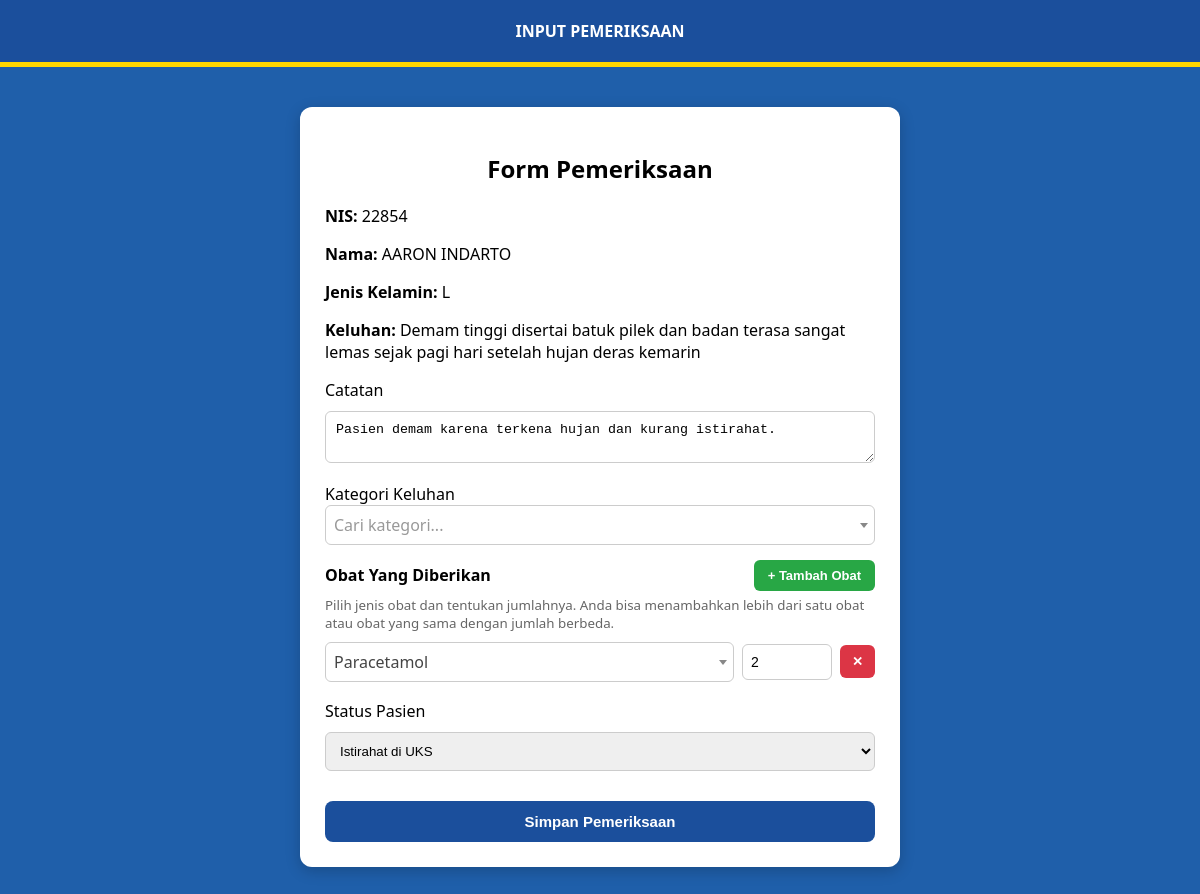
/admin/periksa.php?id=1, run on the app's committed database.
### tables this page shows
CREATE TABLE `t_siswa` (
  `NIS` char(15) NOT NULL,
  `NISN` char(25) DEFAULT NULL,
  `NIK` char(50) DEFAULT NULL,
  `NKK` char(50) DEFAULT NULL,
  `NAMA_SISWA` varchar(100) NOT NULL,
  `NAMA_PANGGILAN` varchar(50) DEFAULT NULL,
  `JENIS_KELAMIN` char(1) DEFAULT NULL COMMENT 'L / P',
  `TEMPAT_LAHIR` varchar(100) DEFAULT NULL,
  `TANGGAL_LAHIR` date DEFAULT NULL,
  `AGAMA` char(1) DEFAULT NULL,
  `KEWARGANEGARAAN` varchar(50) DEFAULT NULL,
  `ANAK_KE` char(2) DEFAULT NULL,
  `JML_SDR_KANDUNG` char(2) DEFAULT NULL,
  `JML_SDR_TIRI` char(2) DEFAULT NULL,
  `JML_SDR_ANGKAT` char(2) DEFAULT NULL,
  `STATUS_YATIM` char(2) DEFAULT NULL,
  `BAHASA` varchar(100) DEFAULT NULL,
  `ALAMAT_SISWA` text DEFAULT NULL,
  `NO_TELEPON` varchar(50) DEFAULT NULL,
  `TINGGAL` varbinary(100) DEFAULT NULL,
  `JARAK_TINGGAL` varchar(5) DEFAULT NULL,
  `WAKTU_TEMPUH` varchar(15) DEFAULT NULL,
  `GOL_DARAH` char(1) DEFAULT NULL,
  `RIWAYAT_SAKIT` varchar(100) DEFAULT NULL,
  `KELAINAN_JASMANI` varchar(100) DEFAULT NULL,
  `TINGGI_BADAN` decimal(4,1) DEFAULT NULL,
  `BERAT_BADAN` decimal(4,1) DEFAULT NULL,
  `LINGKAR_KEPALA` decimal(4,1) DEFAULT NULL,
  `ASAL_SEKOLAH` varchar(100) DEFAULT NULL,
  `IJAZAH_TANGGAL` date DEFAULT NULL,
  `IJAZAH_NOMOR` varchar(50) DEFAULT NULL,
  `LAMA_BELAJAR` char(2) DEFAULT NULL,
  `PINDAHAN_SMA` varchar(100) DEFAULT NULL,
  `PINDAHAN_ALASAN` varchar(100) DEFAULT NULL,
  `DITERIMA_TINGKAT` varchar(10) DEFAULT NULL,
  `DITERIMA_KELAS` varchar(10) DEFAULT NULL,
  `DITERIMA_TANGGAL` date DEFAULT NULL,
  `FOTO` varchar(100) DEFAULT NULL,
  `ID_USER` varchar(64) NOT NULL,
  `KAB_KOTA` varchar(100) DEFAULT NULL,
  `TANGGAL_AKSES` timestamp NULL DEFAULT current_timestamp() ON UPDATE current_timestamp(),
  PRIMARY KEY (`NIS`),
  UNIQUE KEY `t_siswa_indx` (`NIS`(10)) USING BTREE
);

CREATE TABLE `kunjungan` (
  `id_kunjungan` int(11) NOT NULL AUTO_INCREMENT,
  `jenis_pasien` varchar(20) NOT NULL,
  `id_pasien` varchar(20) NOT NULL,
  `tanggal_kunjungan` timestamp NOT NULL DEFAULT current_timestamp(),
  `keluhan` text DEFAULT NULL,
  `created_at` timestamp NULL DEFAULT current_timestamp(),
  PRIMARY KEY (`id_kunjungan`)
);

CREATE TABLE `pemeriksaan_klinis` (
  `id_pemeriksaan` int(11) NOT NULL AUTO_INCREMENT,
  `id_kunjungan` int(11) NOT NULL,
  `catatan_admin` text DEFAULT NULL,
  `status_pasien` enum('Istirahat di UKS','Dipulangkan','Dirujuk','Kembali melanjutkan aktivitas') DEFAULT NULL,
  `jenis_penyakit` varchar(100) NOT NULL,
  `id_obat` int(11) DEFAULT NULL,
  PRIMARY KEY (`id_pemeriksaan`),
  KEY `id_kunjungan` (`id_kunjungan`),
  KEY `id_obat` (`id_obat`),
  CONSTRAINT `pemeriksaan_klinis_ibfk_2` FOREIGN KEY (`id_obat`) REFERENCES `obat` (`id_obat`)
);

### admin/periksa.php (the view, shortened to what this page needs)
<?php
$conn = new mysqli("localhost", "root", "", "uks");
$id = intval($_GET['id'] ?? 0);
$query = $conn->query("SELECT * FROM kunjungan WHERE id_kunjungan = '$id'");
$kunjungan = $query->fetch_assoc();
$cek = $conn->query("SELECT * FROM pemeriksaan_klinis WHERE id_kunjungan = '$id'");
$data_pemeriksaan = $cek->fetch_assoc();
$pasien = null;
if ($kunjungan) {
    if ($kunjungan['jenis_pasien'] == 'siswa') {
        $pasien = $conn->query("SELECT * FROM t_siswa WHERE NIS='" . $kunjungan['id_pasien'] . "'")->fetch_assoc();
    } elseif ($kunjungan['jenis_pasien'] == 'guru') {
        $pasien = $conn->query("SELECT * FROM guru WHERE id_guru='" . $kunjungan['id_pasien'] . "'")->fetch_assoc();
    } elseif ($kunjungan['jenis_pasien'] == 'karyawan') {
        $pasien = $conn->query("SELECT * FROM karyawan WHERE id_karyawan='" . $kunjungan['id_pasien'] . "'")->fetch_assoc();
    }
}
?>
<!DOCTYPE html>
<html>
<head>
    <link href="https://cdn.jsdelivr.net/npm/select2@4.1.0-rc.0/dist/css/select2.min.css" rel="stylesheet" />
</head>
<body>
    <div class="header">INPUT PEMERIKSAAN</div>
    <div class="form-box">
        <h2>Form Pemeriksaan</h2>
        <?php if ($pasien && $kunjungan): ?>
            <?php if ($kunjungan['jenis_pasien'] == 'siswa'): ?>
                <p><b>NIS:</b> <?= $pasien['NIS']; ?></p>
                <p><b>Nama:</b> <?= $pasien['NAMA_SISWA']; ?></p>
                <p><b>Jenis Kelamin:</b> <?= $pasien['JENIS_KELAMIN']; ?></p>
            <?php elseif ($kunjungan['jenis_pasien'] == 'guru'): ?>
                <p><b>Nama:</b> <?= $pasien['nama']; ?></p>
                <p><b>Jenis Kelamin:</b> <?= $pasien['jenis_kelamin']; ?></p>
            <?php elseif ($kunjungan['jenis_pasien'] == 'karyawan'): ?>
                <p><b>Nama:</b> <?= $pasien['nama']; ?></p>
                <p><b>Jenis Kelamin:</b> <?= $pasien['jenis_kelamin']; ?></p>
            <?php endif; ?>
            <p><b>Keluhan:</b> <?= $kunjungan['keluhan']; ?></p>
        <?php else: ?>
            <p style="color:red;">Data pasien tidak ditemukan</p>
        <?php endif; ?>
        <form method="POST">
            <label>Catatan</label>
            <textarea name="catatan" required><?= $data_pemeriksaan['catatan_admin'] ?? '' ?></textarea>
            <label>Kategori Keluhan</label>
            <div style="margin-top: 15px; margin-bottom: 5px; display: flex; justify-content: space-between; align-items: center;">
                <label style="font-weight: 600; margin: 0;">Obat Yang Diberikan</label>
                <button type="button" class="btn-tambah-obat" onclick="tambahBarisObat()">+ Tambah Obat</button>
            </div>
            <small style="color: #666; display: block; margin-bottom: 10px;">
                Pilih jenis obat dan tentukan jumlahnya. Anda bisa menambahkan lebih dari satu obat atau obat yang sama dengan jumlah berbeda.
            </small>
            <div id="list-obat-container">
            </div>
            <label style="display:block; margin-top:18px;">Status Pasien</label>
            <select name="status" required>
                <option value="Istirahat di UKS" <?= (($data_pemeriksaan['status_pasien'] ?? '') == 'Istirahat di UKS') ? 'selected' : '' ?>>Istirahat di UKS</option>
            </select>
            <button type="submit" name="simpan" class="btn-submit">Simpan Pemeriksaan</button>
        </form>
    </div>
</body>
</html>

### admin/periksa.php (style rules this page uses)
body { font-family: 'Segoe UI'; background: #1f5faa; margin: 0; }
.header { background: #1b4f9c; color: white; text-align: center; padding: 20px; font-weight: bold; border-bottom: 5px solid #ffd700; }
.form-box { background: white; max-width: 550px; margin: 40px auto; padding: 25px; border-radius: 12px; box-shadow: 0 4px 15px rgba(0, 0, 0, 0.2); }
h2 { text-align: center; }
textarea, input, select { width: 100%; box-sizing: border-box; padding: 10px; margin: 10px 0 15px; border-radius: 6px; border: 1px solid #ccc; }
.btn-submit { width: 100%; background: #1b4f9c; color: white; padding: 12px; border: none; border-radius: 8px; font-weight: bold; cursor: pointer; font-size: 15px; margin-top: 15px; }
.btn-tambah-obat { background: #28a745; color: white; border: none; padding: 8px 14px; border-radius: 6px; font-weight: 600; cursor: pointer; font-size: 13px; display: inline-flex; align-items: center; gap: 5px; }

### data on the page
t_siswa: NIS "22854", NAMA_SISWA "AARON INDARTO", JENIS_KELAMIN "L"
kunjungan: keluhan "Demam tinggi disertai batuk pilek dan badan terasa sangat lemas sejak pagi hari setelah hujan deras kemarin"
pemeriksaan_klinis: catatan "Pasien demam karena terkena hujan dan kurang istirahat.", status "Istirahat di UKS"
